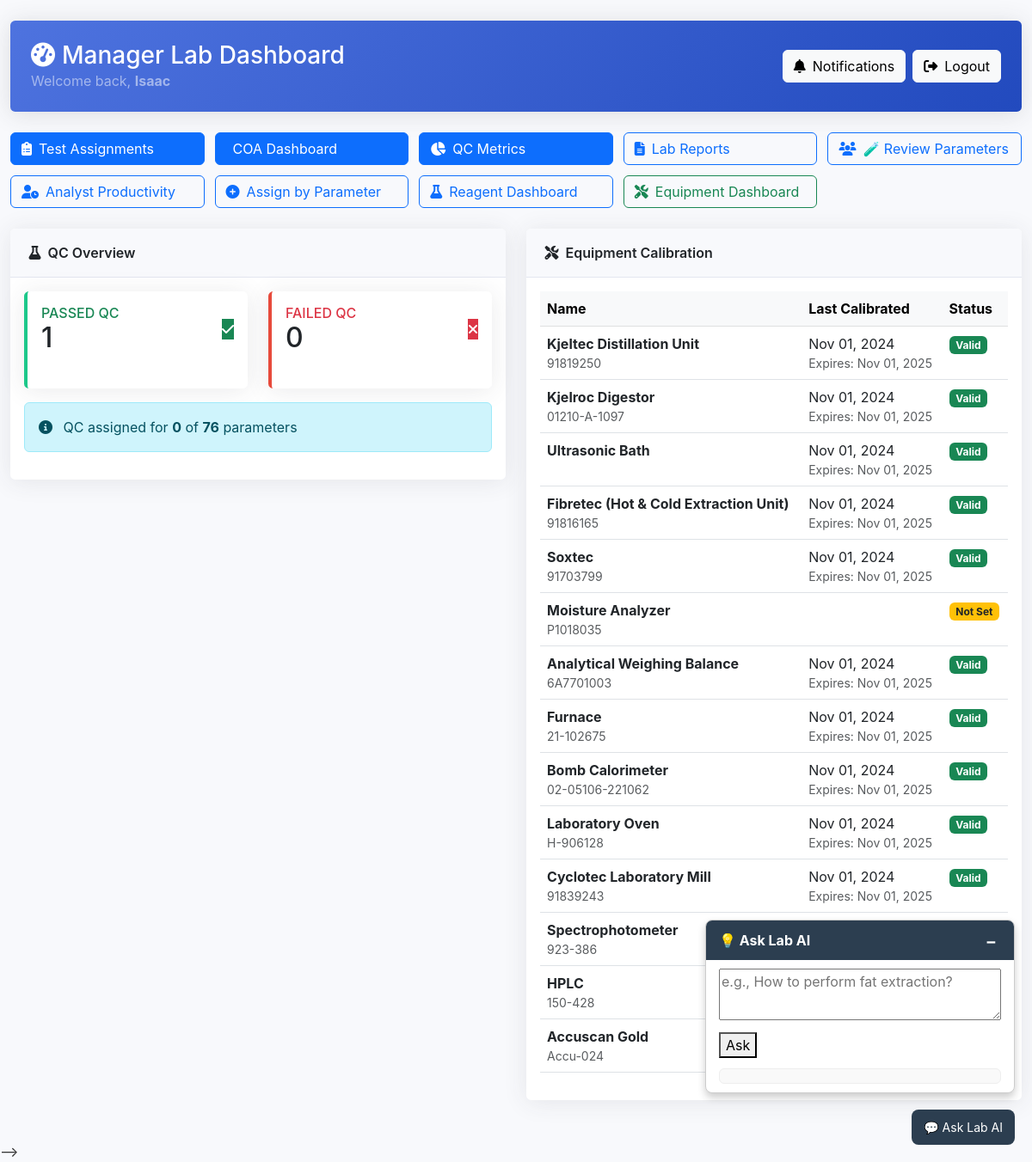
/manager/dashboard/ (signed in), run on the app's committed database.
### users/models.py (models this page shows, shortened)
class User(AbstractUser):
    role = models.CharField(max_length=10, choices=RoleChoices.choices)

### lims/models/equipment.py (models this page shows, shortened)
class Equipment(models.Model):
    parameters_supported = models.ManyToManyField(
        "lims.Parameter",  # Link to Parameter model
        blank=True,
        help_text="Parameters this equipment can analyze."
    )
    name = models.CharField(max_length=100, help_text="Name of the equipment.")
    serial_number = models.CharField(
        max_length=100, unique=True, help_text="Unique serial number."
    )
    model = models.CharField(
        max_length=100, blank=True, help_text="Model number (optional)."
    )
    category = models.CharField(
        max_length=50, blank=True, help_text="Category of the equipment."
    )
    date_installed = models.DateField(help_text="Installation date.")
    manufacturer = models.CharField(
        max_length=100, blank=True, help_text="Manufacturer's name."
    )
    is_active = models.BooleanField(
        default=True, help_text="Indicates whether equipment is active."
    )

class CalibrationRecord(models.Model):
    equipment = models.ForeignKey(
        Equipment,
        on_delete=models.CASCADE,
        related_name="calibrations",
        help_text="Equipment that this calibration record belongs to."
    )
    calibration_date = models.DateField(help_text="Date when calibration was performed.")
    calibrated_by = models.CharField(
        max_length=100, help_text="Name of the person/organization that calibrated it."
    )
    expires_on = models.DateField(help_text="Date when calibration expires.")
    certificate = models.FileField(
        upload_to="calibration_certificates/",
        blank=True,
        null=True,
        help_text="Upload calibration certificate (optional)."
    )
    comments = models.TextField(
        blank=True, help_text="Additional comments about the calibration."
    )

### lims/views/manager.py (the view, shortened to what this page needs)
# urls.py: path("manager/dashboard/", views.manager_dashboard, name="manager_dashboard"),
@login_required
def manager_dashboard(request):
    today = date.today()
    soon = today + timedelta(days=7)
    verified_samples = Sample.objects.filter(status='results_verified').select_related('client')
    clients = Client.objects.filter(sample__status='results_verified').distinct()
    client_data = []
    qc_summary = {
        "total": QCMetrics.objects.count(),
        "pass": QCMetrics.objects.filter(status="pass").count(),
        "fail": QCMetrics.objects.filter(status="fail").count()
    }
    total_parameters = Parameter.objects.count()
    qc_parameters = (
        TestAssignment.objects
        .filter(is_control=True, sample__sample_type='QC')
        .values('parameter_id')
        .distinct()
        .count()
    )
    failed_qc_info = (
        QCMetrics.objects
        .exclude(
            measured_value__gte=F('min_acceptable'),
            measured_value__lte=F('max_acceptable')
        )
        .select_related("test_assignment__parameter", "test_assignment__analyst", "test_assignment__sample__client")
        .values(
            parameter_name=F("test_assignment__parameter__name"),
            analyst_username=F("test_assignment__analyst__username"),
            client_id=F("test_assignment__sample__client__client_id"),
            client_name=F("test_assignment__sample__client__name")
        )
        .distinct()
    )
    qc_chart_data = (
        QCMetrics.objects
        .annotate(month=TruncMonth('test_assignment__assigned_date'))
        .values(
            'test_assignment__parameter__name',
            'test_assignment__analyst__username',
            'month'
        )
        .annotate(avg_measured_value=Avg('measured_value'))
        .order_by('test_assignment__analyst__username', 'month')
    )
    equipment_list = Equipment.objects.prefetch_related("calibrations").all()
    expiring_calibrations = CalibrationRecord.objects.filter(
        expires_on__lte=soon,
        expires_on__gte=today
    ).select_related('equipment')
    latest_client = Client.objects.order_by('-client_id').first()
    return render(request, "lims/manager/manager_dashboard.html", {
        "client_data": client_data,
        "verified_samples": verified_samples,
        "qc_summary": qc_summary,
        "equipment_list": equipment_list,
        "expiring_calibrations": expiring_calibrations,
        "today": today,
        "latest_client": latest_client,
        "total_parameters": total_parameters,
        "qc_param_count": qc_parameters,
        "failed_qc_info": list(failed_qc_info),
        "qc_chart_data": list(qc_chart_data),
    })

### lims/templates/lims/manager/manager_dashboard.html (shortened to what this page needs)
<!DOCTYPE html>
<html lang="en">
<head>
  <link href="https://cdn.jsdelivr.net/npm/bootstrap@5.3.0/dist/css/bootstrap.min.css" rel="stylesheet">
  <link rel="stylesheet" href="https://cdnjs.cloudflare.com/ajax/libs/font-awesome/6.4.0/css/all.min.css">
</head>
<body>
  <div class="container-fluid py-4">
    <div class="dashboard-header">
      <div class="d-flex justify-content-between align-items-center">
        <div>
          <h1 class="h3 mb-0 text-white"><i class="fas fa-tachometer-alt me-2"></i>Manager Lab Dashboard</h1>
          <p class="mb-0 text-white-50">Welcome back, <strong>{{ user.username }}</strong></p>
        </div>
        <div class="d-flex gap-2">
          <a href="{% url 'notifications:list' %}" class="btn btn-light btn-icon position-relative">
            <i class="fas fa-bell"></i> Notifications
          </a>
          <a href="{% url 'logout' %}" class="btn btn-light btn-icon">
            <i class="fas fa-sign-out-alt"></i> Logout
          </a>
        </div>
      </div>
    </div>
    <div class="quick-actions">
      <a href="{% url 'test_assignment_list' %}" class="btn btn-primary quick-action-btn">
        <i class="fas fa-clipboard-list"></i> Test Assignments
      </a>
      <a href="{% url 'coa_dashboard' %}" class="btn btn-primary quick-action-btn">
         COA Dashboard
      </a>
      <a href="{% url 'qc_dashboard' %}" class="btn btn-primary quick-action-btn">
        <i class="fas fa-chart-pie"></i> QC Metrics
      </a>
      <a href="{% url 'manager_report' %}" class="btn btn-outline-primary quick-action-btn">
        <i class="fas fa-file-alt"></i> Lab Reports
      </a>
      <a href="{% url 'parameter_review_list' %}" class="btn btn-outline-primary quick-action-btn">
        <i class="fas fa-users"></i> 🧪 Review Parameters
      </a>
      <a href="{% url 'analyst_productivity' %}" class="btn btn-outline-primary quick-action-btn">
        <i class="fas fa-user-clock"></i> Analyst Productivity
      </a>
        <a href="{% url 'assign_overview_all_clients'  %}" class="btn btn-outline-primary quick-action-btn">
          <i class="fas fa-plus-circle"></i> Assign by Parameter
        </a>
       <a href="{% url 'inventory_dashboard' %}" class="btn btn-outline-primary quick-action-btn">
          <i class="fas fa-flask"></i> Reagent Dashboard
        </a>
        <a href="{% url 'equipment_dashboard' %}" class="btn btn-outline-success quick-action-btn">
    <i class="fas fa-tools"></i> Equipment Dashboard
</a>
    </div>
    <div class="row">
      <div class="col-lg-6">
        <div class="card mb-4">
          <div class="card-header d-flex justify-content-between align-items-center">
            <span><i class="fas fa-flask me-2"></i>QC Overview</span>
          </div>
          <div class="card-body">
            <div class="row mb-3">
              <div class="col-md-6 mb-3 mb-md-0">
                <div class="card stat-card success h-100">
                  <div class="card-body">
                    <div class="d-flex justify-content-between align-items-center">
                      <div>
                        <h6 class="text-uppercase text-success mb-0">Passed QC</h6>
                        <h2 class="mb-0">{{ qc_summary.pass }}</h2>
                      </div>
                      <div class="icon-circle bg-success text-white">
                        <i class="fas fa-check"></i>
                      </div>
                    </div>
                  </div>
                </div>
              </div>
              <div class="col-md-6">
                <div class="card stat-card danger h-100">
                  <div class="card-body">
                    <div class="d-flex justify-content-between align-items-center">
                      <div>
                        <h6 class="text-uppercase text-danger mb-0">Failed QC</h6>
                        <h2 class="mb-0">{{ qc_summary.fail }}</h2>
                      </div>
                      <div class="icon-circle bg-danger text-white">
                        <i class="fas fa-times"></i>
                      </div>
                    </div>
                  </div>
                </div>
              </div>
            </div>
            <div class="alert alert-info mb-3">
              <i class="fas fa-info-circle me-2"></i>
              QC assigned for <strong>{{ qc_param_count }}</strong> of <strong>{{ total_parameters }}</strong> parameters
            </div>
          </div>
        </div>
      </div>
      <div class="col-lg-6">
        <div class="card mb-4">
          <div class="card-header d-flex justify-content-between align-items-center">
            <span><i class="fas fa-tools me-2"></i>Equipment Calibration</span>
          </div>
          <div class="card-body">
            <div class="table-responsive">
              <table class="table table-hover">
                <thead class="table-light">
                  <tr>
                    <th>Name</th>
                    <th>Last Calibrated</th>
                    <th>Status</th>
                  </tr>
                </thead>
                <tbody>
                  {% for eq in equipment_list %}
                    {% with latest=eq.calibrations.first %}
                      <tr onclick="window.location='{% url 'equipment_usage' eq.id %}'" style="cursor: pointer;">
                        <td>
                          <strong>{{ eq.name }}</strong>
                          <div class="text-muted small">{{ eq.serial_number }}</div>
                        </td>
                        <td>
                          {{ latest.calibration_date|default:"—"|date:"M d, Y" }}
                          {% if latest.expires_on %}
                            <div class="text-muted small">Expires: {{ latest.expires_on|date:"M d, Y" }}</div>
                          {% endif %}
                        </td>
                        <td>
                          {% if latest.expires_on %}
                            {% if latest.expires_on >= today %}
                              <span class="badge bg-success">Valid</span>
                            {% else %}
                              <span class="badge bg-danger">Expired</span>
                            {% endif %}
                          {% else %}
                            <span class="badge bg-warning text-dark">Not Set</span>
                          {% endif %}
                        </td>
                      </tr>
                    {% endwith %}
                  {% endfor %}
                </tbody>
              </table>
            </div>
          </div>
        </div>
      </div>
    </div>
  </div> -->
  {% include "components/ai_assistant.html" %}
</body>
</html>

### lims/templates/lims/manager/manager_dashboard.html (style rules this page uses)
:root { --primary: #4e73df; --secondary: #1cc88a; --danger: #e74a3b; --warning: #f6c23e; --info: #36b9cc; --dark: #5a5c69; --light: #f8f9fc; }
body { font-family: 'Nunito', -apple-system, BlinkMacSystemFont, 'Segoe UI', Roboto, sans-serif; background-color: #f8f9fc; color: #333; }
.dashboard-header { background: linear-gradient(135deg, var(--primary) 0%, #224abe 100%); color: white; padding: 1.5rem; border-radius: 0.35rem; margin-bottom: 1.5rem; box-shadow: 0 0.15rem 1.75rem 0 rgba(58, 59, 69, 0.15); }
.card { border: none; border-radius: 0.35rem; box-shadow: 0 0.15rem 1.75rem 0 rgba(58, 59, 69, 0.1); margin-bottom: 1.5rem; transition: transform 0.3s ease; }
.card-header { background-color: #f8f9fc; border-bottom: 1px solid #e3e6f0; font-weight: 600; padding: 1rem 1.35rem; }
.stat-card { border-left: 0.25rem solid var(--primary); }
.stat-card.success { border-left-color: var(--secondary); }
.stat-card.danger { border-left-color: var(--danger); }
.btn-icon { display: inline-flex; align-items: center; gap: 0.5rem; }
.quick-actions { display: grid; grid-template-columns: repeat(auto-fill, minmax(200px, 1fr)); gap: 0.75rem; margin-bottom: 1.5rem; }
.quick-action-btn { display: flex; align-items: center; gap: 0.5rem; white-space: nowrap; }

### data on the page
User: username "Isaac"
Equipment: name "Kjeltec Distillation Unit", serial_number "91819250", calibrations.first.calibration_date "Nov 01, 2024", calibrations.first.expires_on "Nov 01, 2025", shows "Valid"
Equipment: name "Kjelroc Digestor", serial_number "01210-A-1097", calibrations.first.calibration_date "Nov 01, 2024", calibrations.first.expires_on "Nov 01, 2025", shows "Valid"
Equipment: name "Ultrasonic Bath", calibrations.first.calibration_date "Nov 01, 2024", calibrations.first.expires_on "Nov 01, 2025", shows "Valid"
Equipment: name "Fibretec (Hot & Cold Extraction Unit)", serial_number "91816165", calibrations.first.calibration_date "Nov 01, 2024", calibrations.first.expires_on "Nov 01, 2025", shows "Valid"
Equipment: name "Soxtec", serial_number "91703799", calibrations.first.calibration_date "Nov 01, 2024", calibrations.first.expires_on "Nov 01, 2025", shows "Valid"
Equipment: name "Moisture Analyzer", serial_number "P1018035", shows "Not Set"
Equipment: name "Analytical Weighing Balance", serial_number "6A7701003", calibrations.first.calibration_date "Nov 01, 2024", calibrations.first.expires_on "Nov 01, 2025", shows "Valid"
Equipment: name "Furnace", serial_number "21-102675", calibrations.first.calibration_date "Nov 01, 2024", calibrations.first.expires_on "Nov 01, 2025", shows "Valid"
Equipment: name "Bomb Calorimeter", serial_number "02-05106-221062", calibrations.first.calibration_date "Nov 01, 2024", calibrations.first.expires_on "Nov 01, 2025", shows "Valid"
Equipment: name "Laboratory Oven", serial_number "H-906128", calibrations.first.calibration_date "Nov 01, 2024", calibrations.first.expires_on "Nov 01, 2025", shows "Valid"
Equipment: name "Cyclotec Laboratory Mill", serial_number "91839243", calibrations.first.calibration_date "Nov 01, 2024", calibrations.first.expires_on "Nov 01, 2025", shows "Valid"
Equipment: name "Spectrophotometer", serial_number "923-386"
Equipment: name "HPLC", serial_number "150-428"
Equipment: name "Accuscan Gold", serial_number "Accu-024"

### other printed values
{{ qc_summary.pass }} "1"
{{ qc_summary.fail }} "0"
{{ qc_param_count }} "0"
{{ total_parameters }} "76"
